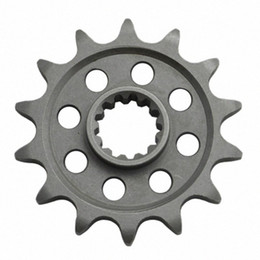
#> input picture Comparacion_Plantillas/engranaje.jpg, 260 x 260 px
$ python busquedaBarreno.py
#> lines starting #> are read from the running program, lines starting #| are printed output that depends on the picture
import cv2
import numpy as np

img = cv2.imread('engranaje.jpg', 0)
#> img: shape (260, 260); min 1, max 255, mean 198.5
img2 = img.copy()
template = cv2.imread('template.jpg',0)
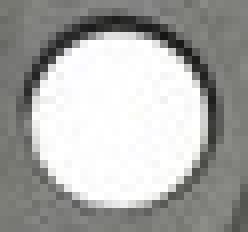
#> input picture Comparacion_Plantillas/template.jpg, 31 x 29 px (shown 8 times larger)
#> template: shape (29, 31); min 22, max 255, mean 170.6
w, h = template.shape[::-1]
#> w = 31; h = 29

methods = ['cv2.TM_CCOEFF', 'cv2.TM_CCOEFF_NORMED', 'cv2.TM_CCORR',
           'cv2.TM_CCORR_NORMED', 'cv2.TM_SQDIFF', 'cv2.TM_SQDIFF_NORMED']

for metodoX in methods:
    img = img2.copy()
    metodo = eval(metodoX)

    res = cv2.matchTemplate(img, template, metodo)
    min_val, max_val, min_loc, max_loc = cv2.minMaxLoc(res)

    if metodo in [cv2.TM_SQDIFF, cv2.TM_SQDIFF_NORMED]:
        top_left = min_loc
    else:
        top_left = max_loc

    inf_der = (top_left[0] + w, top_left[1] + h)
    cv2.rectangle(img,top_left, inf_der, 255, 2)

    cv2.imwrite(metodoX+".jpg", img)
#> this loop made 6 passes
#> (min_val, max_val, min_loc, top_left, inf_der) on passes 1 to 4: (-2596594.8, 4676561, (32, 180), (61, 147), (92, 176)), (-0.54, 1, (32, 53), (173, 130), (204, 159)), (13446292, 38952060, (95, 153), (225, 56), (256, 85)), (0.694, 1, (103, 153), (173, 130), (204, 159))
#> (min_val, max_val, max_loc, top_left, inf_der) on passes 5 to 6: (3892, 15870314, (103, 153), (173, 130), (204, 159)), (0.000127, 0.811, (95, 153), (173, 130), (204, 159))
#> pass 1, `res = cv2.matchTemplate(img, template, metodo)`:
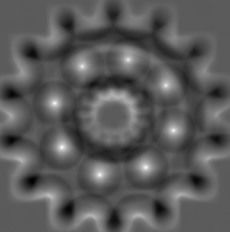
#> res: shape (232, 230) float32; min -2596594.8, max 4676561, mean -16932.1; drawn with min black and max white
#> pass 1, `cv2.imwrite(metodoX+".jpg", img)`:
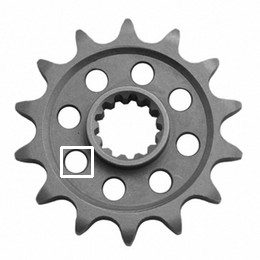
#> saved as cv2.TM_CCOEFF.jpg: shape (260, 260); min 1, max 255, mean 199.3
#> pass 2, `res = cv2.matchTemplate(img, template, metodo)`:
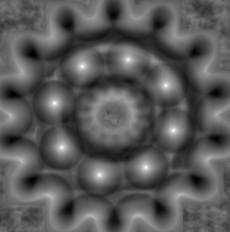
#> res: shape (232, 230) float32; min -0.54, max 1, mean -0.00467; drawn with min black and max white
#> pass 2, `cv2.imwrite(metodoX+".jpg", img)`:
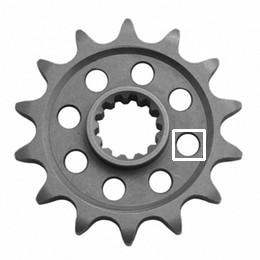
#> saved as cv2.TM_CCOEFF_NORMED.jpg: shape (260, 260); min 1, max 255, mean 199.2
#> after the loop:
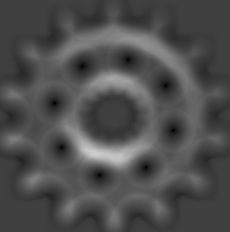
#> res: shape (232, 230) float32; min 0.000127, max 0.811, mean 0.309
